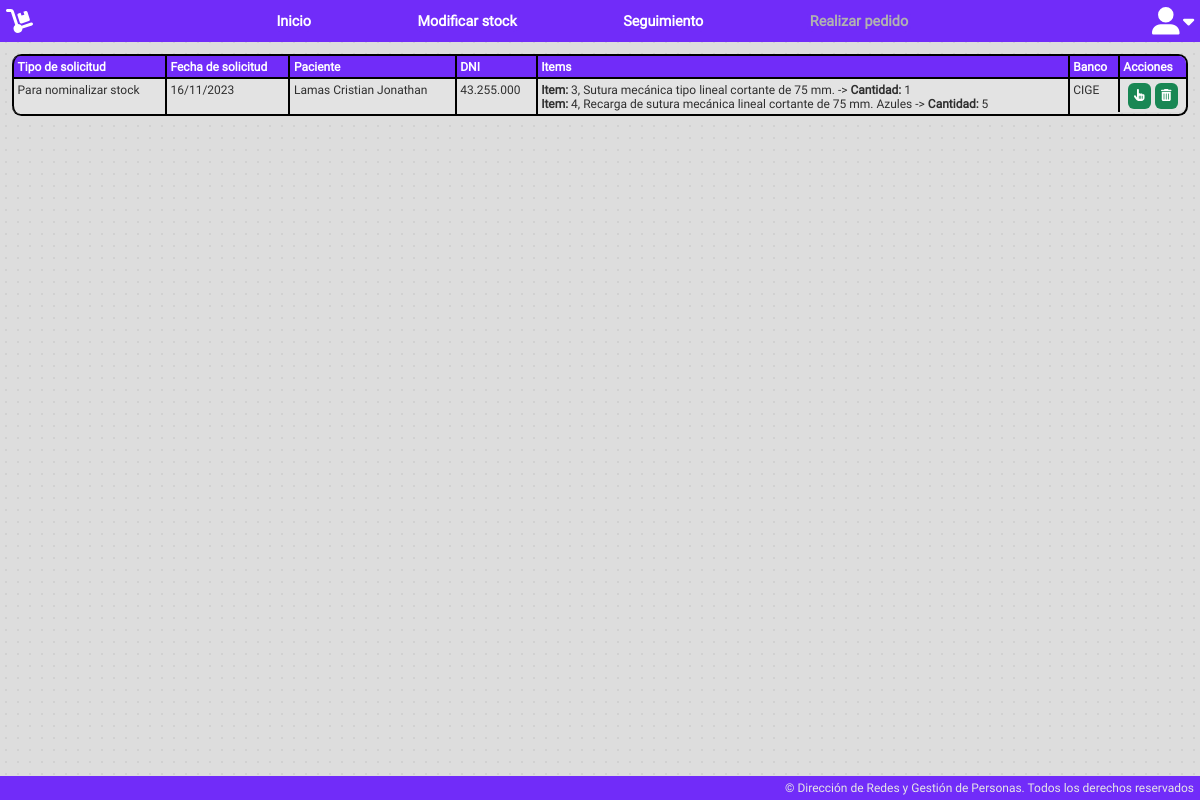
/public/layouts/getForm (signed in), run on an earlier commit of the app's database.
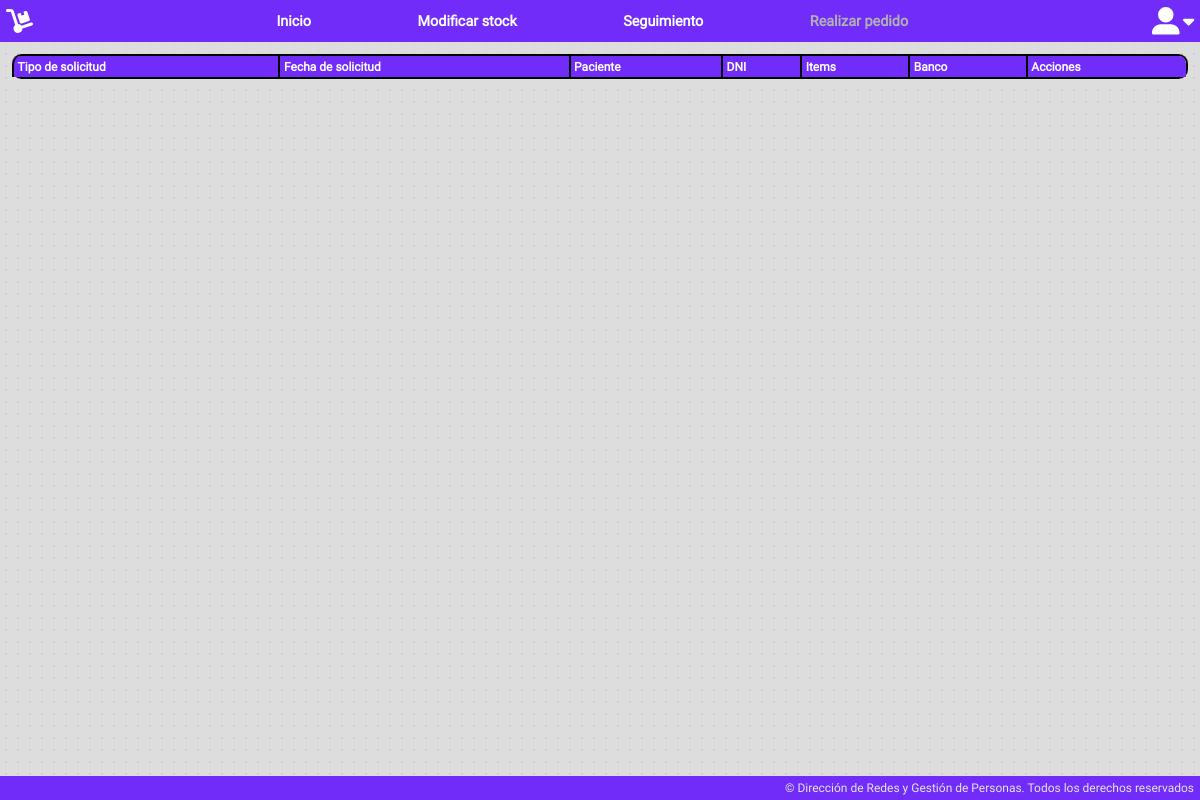
And on a later commit of the database.
### tables this page shows
CREATE TABLE `solicitudes` (
  `id` int(11) NOT NULL,
  `solicitud` varchar(255) NOT NULL,
  `tipo_solicitud` varchar(255) NOT NULL,
  `fecha_solicitud` date NOT NULL,
  `GDEBA` varchar(255) NOT NULL,
  `items_JSON` longtext NOT NULL CHECK (json_valid(`items_JSON`)),
  `paciente` varchar(255) NOT NULL,
  `dni` varchar(255) NOT NULL,
  `domicilio` varchar(255) NOT NULL,
  `localidad` varchar(255) NOT NULL,
  `sexo` varchar(255) NOT NULL,
  `edad` varchar(255) NOT NULL,
  `tipoDoc` varchar(255) NOT NULL,
  `telefono` varchar(255) NOT NULL,
  `estado` varchar(255) NOT NULL,
  `tipo_cirugia` varchar(255) NOT NULL,
  `fecha_perfeccionamiento` date NOT NULL,
  `sol_provision` varchar(255) NOT NULL,
  `fecha_cirugia` date NOT NULL,
  `comentarios` longtext NOT NULL,
  `nomencladores` text NOT NULL,
  `categoriascie` text NOT NULL,
  `banco` varchar(255) NOT NULL,
  `firmante` varchar(255) NOT NULL,
  `intervencion` varchar(255) NOT NULL
);

CREATE TABLE `items` (
  `id` int(11) NOT NULL,
  `item` int(11) NOT NULL,
  `barcode` varchar(255) NOT NULL,
  `nombre` text NOT NULL,
  `d_corta` text NOT NULL,
  `d_larga` text NOT NULL,
  `estudios` text NOT NULL,
  `stock` int(11) NOT NULL,
  `categoria` varchar(255) NOT NULL,
  `banco` varchar(255) NOT NULL,
  `estado` varchar(255) NOT NULL
);

### public/layouts/getForm.php (the view, shortened to what this page needs)
<?php
$db = new DB();
$pdo = $db->connect();
?>
<?php include_once 'bases/header.php'; ?>
<link rel="stylesheet" href="/Banco/public/css/table.css">
<article>
    <table>
        <thead>
            <th>Tipo de solicitud</th>
            <th>Fecha de solicitud</th>
            <th>Paciente</th>
            <th>DNI</th>
            <th>Items</th>
            <th>Banco</th>
            <th>Acciones</th>
        </thead>
        <tbody>
            <?php
            $itemsQuery = "SELECT `id`, `item`, `barcode`, `nombre`, `d_corta`, `d_larga`, `estudios`, `stock`, `categoria`, `banco`, `estado` FROM `items`";
            $itemsStatement = $pdo->prepare($itemsQuery);
            $itemsStatement->execute();
            $itemsData = $itemsStatement->fetchAll(PDO::FETCH_ASSOC);
            $solicitudesQuery = "SELECT id, tipo_solicitud, DATE_FORMAT(fecha_solicitud, '%d/%m/%Y') AS fecha_solicitud, items_JSON, paciente, dni, banco, intervencion FROM solicitudes WHERE intervencion = 'no' ORDER BY id ASC";
            $solicitudesStatement = $pdo->prepare($solicitudesQuery);
            $solicitudesStatement->execute();
            $solicitudes = $solicitudesStatement->fetchAll(PDO::FETCH_ASSOC);
            ?>
            <?php foreach ($solicitudes as $solicitud) : ?>
                <tr>
                    <td><?= $solicitud['tipo_solicitud'] ?></td>
                    <td><?= $solicitud['fecha_solicitud'] ?></td>
                    <td><?= $solicitud['paciente'] ?></td>
                    <td><?= $solicitud['dni'] ?></td>
                    <td>
                        <?php
                        $itemsJson = json_decode($solicitud['items_JSON'], true);
                        foreach ($itemsJson as $itemJson) {
                            $itemId = $itemJson['id'];
                            $cantidad = $itemJson['cantidad'];
                            $nombreItem = '';
                            foreach ($itemsData as $itemData) {
                                if ($itemData['id'] == $itemId) {
                                    $numItem = $itemData['item'];
                                    $nombreItem = $itemData['nombre'];
                                    break;
                                }
                            }
                            echo "<b>Item:</b> $numItem, $nombreItem -> <b>Cantidad:</b> $cantidad<br>";
                        }
                        ?>
                    </td>
                    <td><?= $solicitud['banco'] ?></td>
                    <td style="display: flex; flex-direction: row; flex-wrap: nowrap; justify-content: space-evenly; align-items: center;">
                        <a class="btn-verde" href="/Banco/app/seguimiento/tramitar.php?idSol=<?= $solicitud['id'] ?>"><i class="fa-solid fa-hand-pointer"></i></a>
                        <a class="btn-verde" href="/Banco/app/seguimiento/eliminar_solicitud.php?solicitudId=<?= $solicitud['id'] ?>"><i class="fa-solid fa-trash-can"></i></a>
                    </td>
                </tr>
            <?php endforeach; ?>
        </tbody>
    </table>
</article>
<?php include_once 'bases/footer.php'; ?>
</html>

What changed in the data, as far as the page shows it:
removed solicitudes: tipo_solicitud "Para nominalizar stock", fecha_solicitud "16/11/2023", paciente "Lamas Cristian Jonathan", dni "43.255.000", banco "CIGE"
no longer on this page (row edited): items: item "3", nombre "Sutura mecánica tipo lineal cortante de 75 mm.", cantidad "1"
no longer on this page (row edited): items: item "4", nombre "Recarga de sutura mecánica lineal cortante de 75 mm. Azules", cantidad "5"
